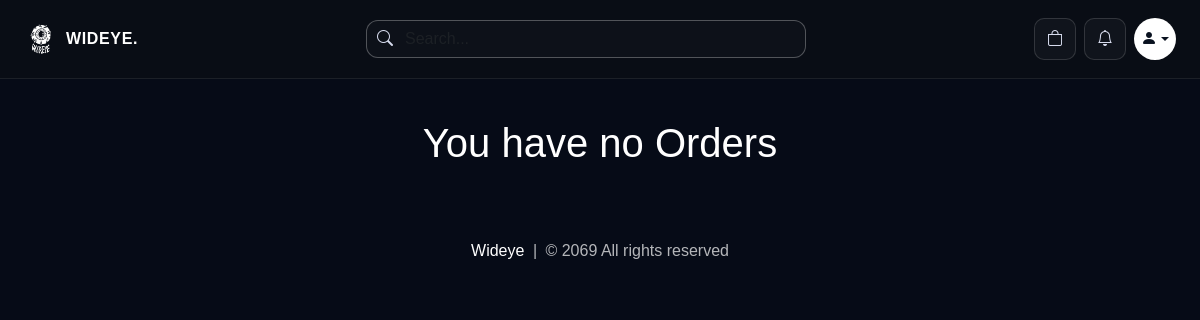
/orders (signed in), run on an earlier commit of the app's database.
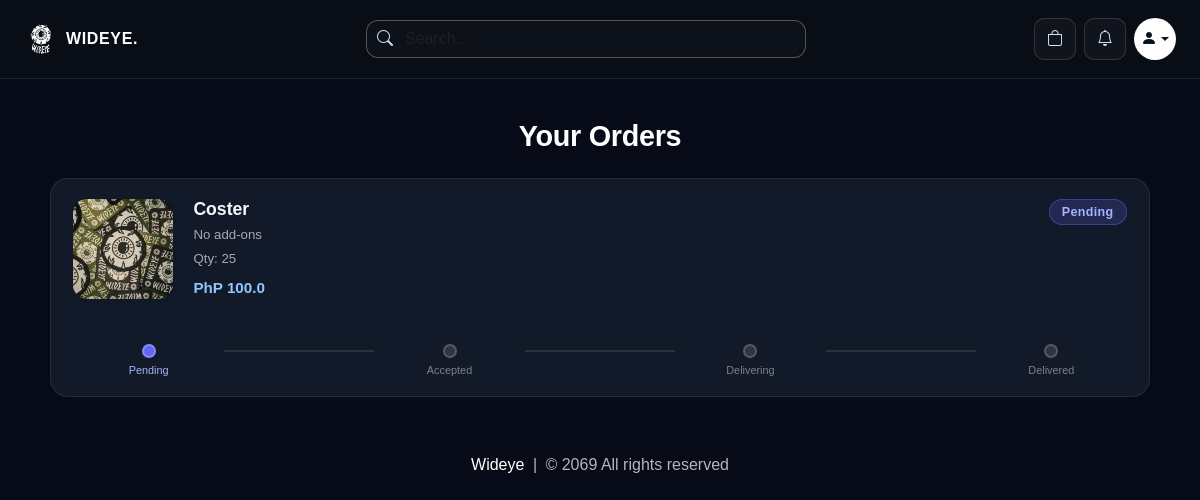
And on a later commit of the database.
### website/models.py (models this page shows, shortened)
class Order(db.Model):
    id = db.Column(db.Integer, primary_key=True)
    quantity = db.Column(db.Integer, nullable=False)
    size = db.Column(db.String(100), nullable=False, default='')
    sugar = db.Column(db.String(100), nullable=False, default='')
    milk = db.Column(db.String(100), nullable=False, default='')
    shot = db.Column(db.String(100), nullable=False, default='')
    price = db.Column(db.Float, nullable=False)
    status = db.Column(db.String(100), nullable=False)
    payment_method = db.Column(db.String(50), nullable=False, default='cashless')
    payment_id = db.Column(db.String(1000), nullable=False)
    date_placed = db.Column(db.DateTime, default=datetime.utcnow)
    customer_link= db.Column(db.Integer, db.ForeignKey('customer.id'), nullable=False)
    product_link = db.Column(db.Integer, db.ForeignKey('product.id'), nullable=False)

class Product(db.Model):
    id = db.Column(db.Integer, primary_key=True)
    product_name = db.Column(db.String(100), nullable=False)
    current_price = db.Column(db.Float, nullable=False)
    previous_price = db.Column(db.Float, nullable=False)
    in_stock = db.Column(db.Integer, nullable=False)
    size = db.Column(db.String(500), nullable=False, default='')
    sugar = db.Column(db.String(500), nullable=False, default='')
    milk = db.Column(db.String(500), nullable=False, default='')
    shot = db.Column(db.String(500), nullable=False, default='')
    product_picture = db.Column(db.Text, nullable=False)
    flash_sale = db.Column(db.Boolean, default=False)
    date_added = db.Column(db.DateTime, default=datetime.utcnow)
    carts = db.relationship('Cart', backref=db.backref('product', lazy=True))
    orders = db.relationship('Order', backref=db.backref('product', lazy=True))
    usual_items = db.relationship('UsualOrderItem', backref=db.backref('product', lazy=True))

### website/views.py (the view)
@views.route('/orders')
@login_required
def order():
    orders = Order.query.filter_by(customer_link=current_user.id).all()
    return render_template('orders.html', orders=orders, format_option_summary=format_option_summary,
                           get_product_image=get_product_image)

### website/views.py (called while the page is built)
def parse_options(csv_string):
    if not csv_string:
        return []
    return [opt.strip() for opt in str(csv_string).split(',') if opt.strip()]

def get_product_image(product, selected_size=''):
    images = parse_options(product.product_picture) if product.product_picture else []
    if not images:
        return '/media/default.jpg'
    if not selected_size:
        return images[0]
    sizes = parse_options(product.size)
    if selected_size in sizes:
        idx = sizes.index(selected_size)
        return images[idx] if idx < len(images) else images[-1]
    return images[0]

def format_option_summary(item):
    parts = []
    size_val = getattr(item, 'size', '') or ''
    sugar_val = getattr(item, 'sugar', '') or ''
    milk_val = getattr(item, 'milk', '') or ''
    shot_val = getattr(item, 'shot', '') or ''
    if size_val:
        parts.append(f'Size: {size_val}')
    if sugar_val:
        parts.append(f'Sugar: {sugar_val}')
    if milk_val:
        parts.append(f'Milk: {milk_val}')
    if shot_val:
        parts.append(f'Shot: {shot_val}')
    return ', '.join(parts) if parts else 'No add-ons'

### website/templates/orders.html (shortened to what this page needs)
{% extends 'base.html' %}
{% block body %}
<div class="wideye-orders-shell">
    {% if orders %}
    <h1 class="wideye-orders-header text-center">Your Orders</h1>
    {% for item in orders %}
    {% set s = item.status %}
    <div class="wideye-order-card">
        <div class="wideye-order-body">
            <img src="{{ get_product_image(item.product, item.size) }}" alt="" class="wideye-orders-thumb shadow-sm">
            <div class="wideye-order-info">
                <div class="d-flex justify-content-between align-items-start flex-wrap gap-2">
                    <h4 class="wideye-order-name">{{ item.product.product_name }}</h4>
                    <span class="wideye-status-badge
                        {% if s == 'Pending' %}wideye-status-pending
                        {% elif s == 'Accepted' %}wideye-status-accepted
                        {% elif s == 'Out for delivery' %}wideye-status-delivery
                        {% elif s == 'Delivered' %}wideye-status-delivered
                        {% elif s == 'Canceled' %}wideye-status-canceled
                        {% endif %}">{{ s }}</span>
                </div>
                <p class="wideye-order-meta mb-1">{{ format_option_summary(item) }}</p>
                <p class="wideye-order-meta mb-0">Qty: {{ item.quantity }}</p>
                <p class="wideye-order-price">PhP {{ item.price }}</p>
            </div>
        </div>
        {% if s != 'Canceled' %}
        <div class="wideye-order-footer">
            <div class="wideye-progress-track">
                <div class="wideye-step">
                    <div class="wideye-step-dot {% if s in ['Pending','Accepted','Out for delivery','Delivered'] %}active{% endif %}"></div>
                    <span class="wideye-step-label {% if s in ['Pending','Accepted','Out for delivery','Delivered'] %}active{% endif %}">Pending</span>
                </div>
                <div class="wideye-step-line {% if s in ['Accepted','Out for delivery','Delivered'] %}filled{% endif %}"></div>
                <div class="wideye-step">
                    <div class="wideye-step-dot {% if s in ['Accepted','Out for delivery','Delivered'] %}info{% endif %}"></div>
                    <span class="wideye-step-label {% if s in ['Accepted','Out for delivery','Delivered'] %}info{% endif %}">Accepted</span>
                </div>
                <div class="wideye-step-line {% if s in ['Out for delivery','Delivered'] %}info{% endif %}"></div>
                <div class="wideye-step">
                    <div class="wideye-step-dot {% if s in ['Out for delivery','Delivered'] %}warning{% endif %}"></div>
                    <span class="wideye-step-label {% if s in ['Out for delivery','Delivered'] %}warning{% endif %}">Delivering</span>
                </div>
                <div class="wideye-step-line {% if s == 'Delivered' %}success{% endif %}"></div>
                <div class="wideye-step">
                    <div class="wideye-step-dot {% if s == 'Delivered' %}success{% endif %}"></div>
                    <span class="wideye-step-label {% if s == 'Delivered' %}success{% endif %}">Delivered</span>
                </div>
            </div>
        </div>
        {% else %}
        <div class="wideye-order-footer">
            <p class="wideye-order-meta mb-0" style="color:#fca5a5; font-size:0.8rem;">This order was canceled.</p>
        </div>
        {% endif %}
    </div>
    {% endfor %}
    {% else %}
    <h1 class="text-center mb-5" style="color: white;">You have no Orders</h1>
    {% endif %}
</div>
{% endblock %}

What changed in the data, as far as the page shows it:
added Order: size.product_picture (picture), product.product_name "Coster", status "Pending", size+sugar+milk "No add-ons", quantity "25", price "100.0", shows "Accepted"
Also different on the page:
text no longer shown: "You have no Orders"
text now shown: "Your Orders"
